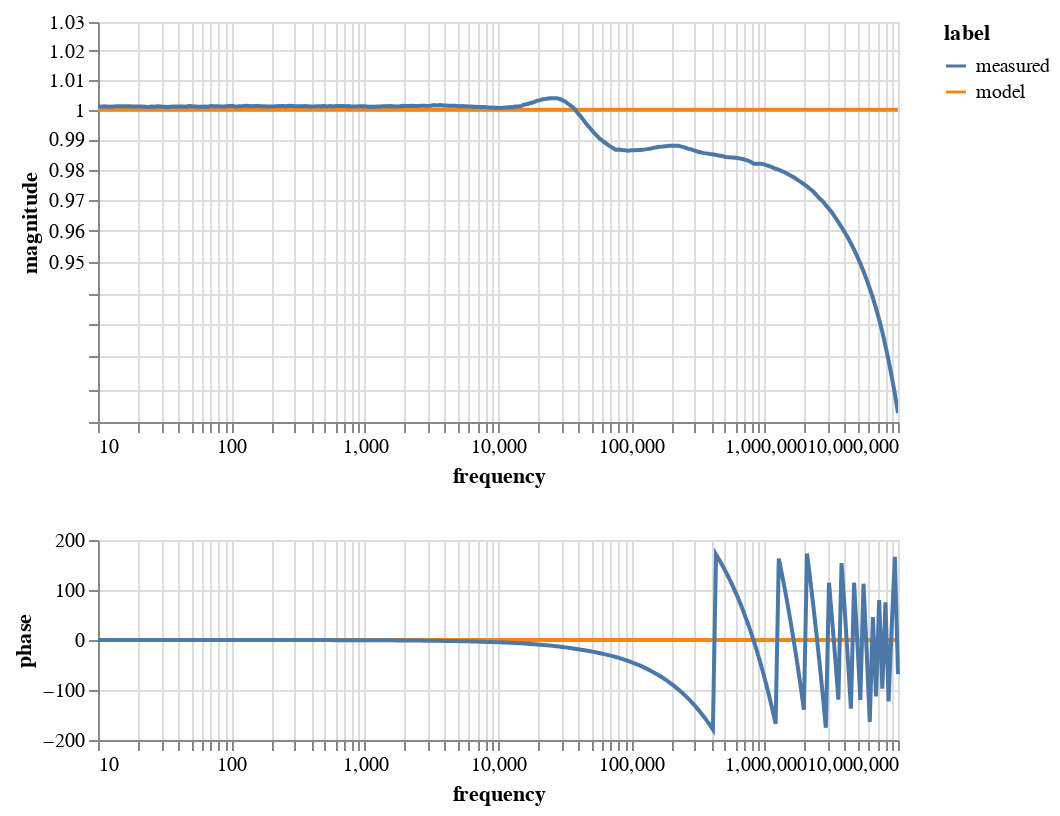

Notebook source saved alongside this figure:
### Code cell
magnitudechart = alt.Chart(df).mark_line(clip=True).encode(
    x=alt.X('frequency:Q').scale(type="log",domain=(flow, fhigh)),
    y=alt.Y('magnitude:Q').scale(type="log",domain=(0.9, 1.03)),
    color='label:N',
).properties(
    width=400,
    height=200
)

phasechart = alt.Chart(df).mark_line().encode(
    x=alt.X('frequency:Q').scale(type="log",domain=(flow, fhigh)),
    y=alt.Y('phase:Q'),
    color='label:N',
).properties(
    width=400,
    height=100
)

alt.vconcat(magnitudechart,phasechart)#.transform_filter(alt.FieldRangePredicate(field='freq', range=[8e6, 1e8]))

### Figure 1 — Vega-Lite specification as saved in the notebook (floating-point values rounded to 4 significant figures; data arrays with more than 128 entries replaced by an {"elided": "..."} marker saying what was removed)
{"config": {"view": {"continuousWidth": 300, "continuousHeight": 300}}, "vconcat": [{"mark": {"type": "line", "clip": true}, "encoding": {"color": {"field": "label", "type": "nominal"}, "x": {"field": "frequency", "scale": {"type": "log", "domain": [10, 10000000.0]}, "type": "quantitative"}, "y": {"field": "magnitude", "scale": {"type": "log", "domain": [0.9, 1.03]}, "type": "quantitative"}}, "height": 200, "width": 400}, {"mark": {"type": "line"}, "encoding": {"color": {"field": "label", "type": "nominal"}, "x": {"field": "frequency", "scale": {"type": "log", "domain": [10, 10000000.0]}, "type": "quantitative"}, "y": {"field": "phase", "type": "quantitative"}}, "height": 100, "width": 400}], "data": {"name": "data-86c596177f0c942f9ae13590d409a3cb"}, "$schema": "https://vega.github.io/schema/vega-lite/v5.16.3.json", "datasets": {"data-86c596177f0c942f9ae13590d409a3cb": {"elided": "512 records"}}}
